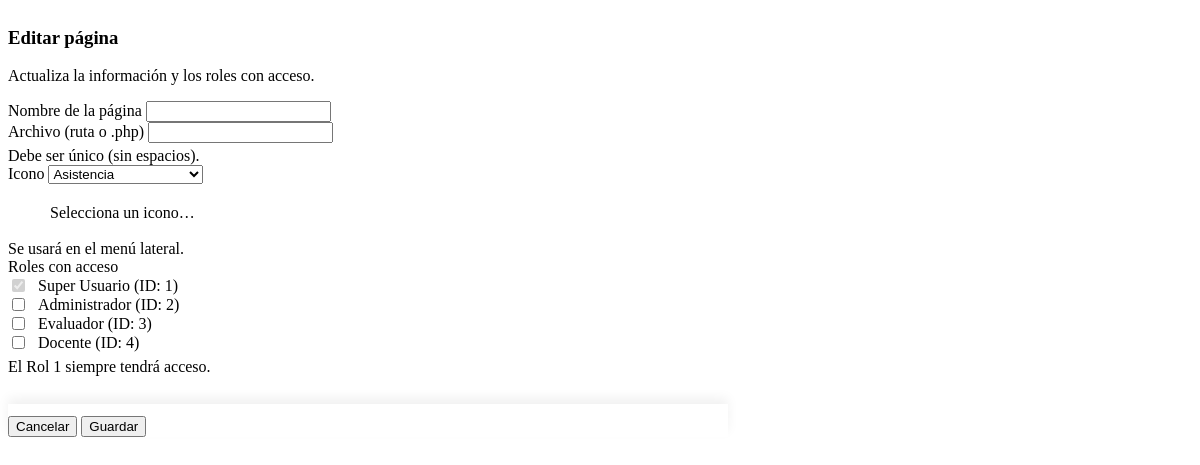
Screenshot of /modal-editar-pagina.php with the database file from the repository.
### tables this page shows
CREATE TABLE `roles` (
  `id_rol` int(11) NOT NULL,
  `nombre` varchar(50) NOT NULL
);

### modal-editar-pagina.php (the view, shortened to what this page needs)
<?php
require_once __DIR__ . '/conexion.php';
$iconos = [];
$qI = "SELECT id_icono, descripcion, imagen FROM iconos ORDER BY descripcion ASC";
if ($ri = mysqli_query($conn, $qI)) {
  while ($row = mysqli_fetch_assoc($ri)) { $iconos[] = $row; }
}
$roles = [];
$qR = "SELECT id_rol, nombre FROM roles ORDER BY id_rol ASC";
if ($rr = mysqli_query($conn, $qR)) {
  while ($row = mysqli_fetch_assoc($rr)) { $roles[] = $row; }
}
?>
<div class="dialog" id="dlgEditar" role="dialog" aria-modal="true" aria-labelledby="dlgEditarTitle" data-open="false">
  <div class="dialog-card modal-card-scroll" style="max-width:720px;">
    <div class="dialog-header">
      <h3 class="dialog-title" id="dlgEditarTitle">Editar página</h3>
      <p class="dialog-desc">Actualiza la información y los roles con acceso.</p>
    </div>
    <div class="dialog-body dialog-body-scroll">
      <form id="formEditarPagina">
        <div class="grid grid-cols-1 md:grid-cols-2 gap-6">
          <div class="form-group">
            <label class="label" for="ep_nombre">Nombre de la página</label>
            <input class="input" id="ep_nombre" name="nombre_pagina" type="text" maxlength="50" required>
          </div>
          <div class="form-group">
            <label class="label" for="ep_archivo">Archivo (ruta o .php)</label>
            <input class="input" id="ep_archivo" name="archivo" type="text" maxlength="100" required>
            <p class="text-muted" style="margin:4px 0 0;">Debe ser único (sin espacios).</p>
          </div>
          <div class="form-group">
            <label class="label" for="ep_icono">Icono</label>
            <select class="input select-white" id="ep_icono" name="id_icono" required>
              <?php foreach ($iconos as $ico):
                $id   = (int)$ico['id_icono'];
                $desc = $ico['descripcion'] ?? '';
                $svg  = $ico['imagen'] ?? '';
                $svgB64 = base64_encode($svg);
              ?>
                <option value="<?= $id ?>" data-desc="<?= htmlspecialchars($desc) ?>" data-svg="<?= htmlspecialchars($svgB64) ?>">
                  <?= htmlspecialchars($desc) ?>
                </option>
              <?php endforeach; ?>
            </select>
            <div id="ep_icono_preview" class="icon-preview" style="
              display:flex; align-items:center; gap:10px; margin-top:8px;
              padding:10px; border:1px dashed var(--border); border-radius:10px;
              background: var(--input-background);
            ">
              <svg class="icon" viewBox="0 0 24 24" fill="none" aria-hidden="true" style="width:22px;height:22px;"></svg>
              <span class="text-muted">Selecciona un icono…</span>
            </div>
            <p class="text-muted" style="margin:6px 0 0;">Se usará en el menú lateral.</p>
          </div>
          <div class="form-group">
            <label class="label">Roles con acceso</label>
            <div class="grid grid-cols-1 md:grid-cols-2 gap-4" id="ep_roles_box">
              <?php foreach ($roles as $r):
                $rid    = (int)$r['id_rol'];
                $rname  = htmlspecialchars($r['nombre']);
                $isAdmin = ($rid === 1);
              ?>
                <label class="flex items-center" style="display:flex;align-items:center;gap:10px;">
                  <input type="checkbox" class="input" name="roles[]" value="<?= $rid ?>"
                         <?= $isAdmin ? 'checked disabled' : '' ?>>
                  <span><?= $rname ?> (ID: <?= $rid ?>)</span>
                </label>
              <?php endforeach; ?>
            </div>
            <p class="text-muted" style="margin:6px 0 0;">El Rol 1 siempre tendrá acceso.</p>
          </div>
        </div>
      </form>
    </div>
    <div class="dialog-actions dialog-actions-sticky">
      <button class="btn" type="button" id="btnCancelEdit">Cancelar</button>
      <button class="btn btn-primary" type="button" id="btnSaveEdit">Guardar</button>
    </div>
  </div>
</div>

### modal-editar-pagina.php (style rules this page uses)
.modal-card-scroll { max-height: 90vh; display: flex; flex-direction: column; }
.dialog-body-scroll { overflow: auto; padding: 0 0 12px 0; -webkit-overflow-scrolling: touch; }
.dialog-actions-sticky { position: sticky; bottom: 0; background: var(--card); border-top: 1px solid var(--border); padding-top: 12px; margin-top: 0; box-shadow: 0 -6px 12px rgba(0,0,0,0.06); }

### rows the page displays
roles: id_rol "☑", nombre "Super Usuario", id_rol "1"
roles: nombre "Administrador", id_rol "2"
roles: nombre "Evaluador", id_rol "3"
roles: nombre "Docente", id_rol "4"

### other values shown
form field id_icono "Asistencia"
